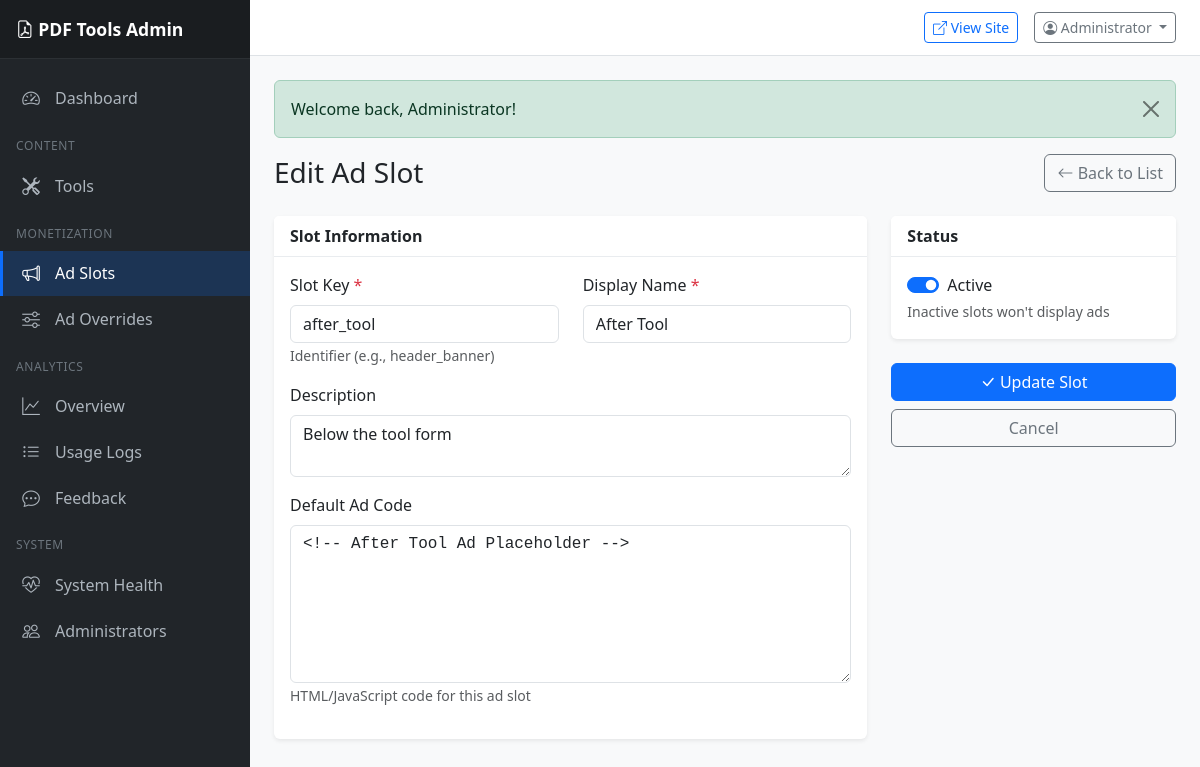
The page /admin/modules/ads/slot_edit.php?id=5 (signed in) on the database its author committed.
### tables this page shows
CREATE TABLE IF NOT EXISTS ad_slots (
    id INT AUTO_INCREMENT PRIMARY KEY,
    slot_key VARCHAR(50) NOT NULL UNIQUE,
    slot_name VARCHAR(100) NOT NULL,
    description TEXT,
    default_code TEXT,
    is_active TINYINT(1) NOT NULL DEFAULT 1,
    created_at TIMESTAMP DEFAULT CURRENT_TIMESTAMP,
    updated_at TIMESTAMP DEFAULT CURRENT_TIMESTAMP ON UPDATE CURRENT_TIMESTAMP,
    INDEX idx_slot_key (slot_key),
    INDEX idx_is_active (is_active)
);

### admin/config/config.php (called while the page is built, shortened)
<?php
function get_db_connection(): PDO {
    static $pdo = null;
    if ($pdo === null) {
        $dsn = sprintf(
            'mysql:host=%s;dbname=%s;charset=%s',
            DB_HOST,
            DB_NAME,
            DB_CHARSET
        );
        $options = [
            PDO::ATTR_ERRMODE => PDO::ERRMODE_EXCEPTION,
            PDO::ATTR_DEFAULT_FETCH_MODE => PDO::FETCH_ASSOC,
            PDO::ATTR_EMULATE_PREPARES => false,
        ];
        try {
            $pdo = new PDO($dsn, DB_USER, DB_PASS, $options);
        } catch (PDOException $e) {
            error_log('Database connection failed: ' . $e->getMessage());
            die('Database connection failed. Please check configuration.');
        }
    }
    return $pdo;
}
function is_logged_in(): bool {
    return isset($_SESSION['admin_id']) && !empty($_SESSION['admin_id']);
}
function get_current_admin(): ?array {
    static $admin = null;
    if ($admin === null) {
        $pdo = get_db_connection();
        $stmt = $pdo->prepare('SELECT * FROM admins WHERE id = ? AND is_active = 1');
        $stmt->execute([$_SESSION['admin_id']]);
        $admin = $stmt->fetch();
    }
    return $admin ?: null;
}
function has_role(string|array $roles): bool {
    $admin = get_current_admin();
    if (is_string($roles)) {
        $roles = [$roles];
    }
    return in_array($admin['role'], $roles);
}
function e(string $string): string {
    return htmlspecialchars($string, ENT_QUOTES, 'UTF-8');
}

### admin/includes/auth_check.php (called while the page is built, shortened)
<?php
require_once __DIR__ . '/../config/config.php';
$current_admin = get_current_admin();

### admin/modules/ads/slot_edit.php (the view, shortened to what this page needs)
<?php
require_once __DIR__ . '/../../includes/auth_check.php';
$pdo = get_db_connection();
$id = (int)($_GET['id'] ?? 0);
$is_edit = $id > 0;
$page_title = $is_edit ? 'Edit Ad Slot' : 'Add Ad Slot';
$slot = [
    'slot_key' => '',
    'slot_name' => '',
    'description' => '',
    'default_code' => '',
    'is_active' => 1
];
if ($is_edit) {
    $stmt = $pdo->prepare('SELECT * FROM ad_slots WHERE id = ?');
    $stmt->execute([$id]);
    $existing = $stmt->fetch();
    $slot = array_merge($slot, $existing);
}
include __DIR__ . '/../../includes/header.php';
include __DIR__ . '/../../includes/sidebar.php';
?>
<div class="d-flex justify-content-between align-items-center mb-4">
    <h1 class="h3 mb-0"><?php echo $page_title; ?></h1>
    <a href="<?php echo ADMIN_BASE_URL; ?>/modules/ads/slots_list.php" class="btn btn-outline-secondary">
        <i class="bi bi-arrow-left"></i> Back to List
    </a>
</div>
<form method="POST" action="<?php echo ADMIN_BASE_URL; ?>/modules/ads/slot_save.php">
    <div class="row">
        <div class="col-lg-8">
            <div class="card mb-4">
                <div class="card-header">Slot Information</div>
                <div class="card-body">
                    <div class="row mb-3">
                        <div class="col-md-6">
                            <label for="slot_key" class="form-label">Slot Key <span class="text-danger">*</span></label>
                            <input type="text" class="form-control" id="slot_key" name="slot_key"
                                   value="<?php echo e($slot['slot_key']); ?>" required
                                   pattern="[a-z0-9_]+" title="Lowercase letters, numbers, and underscores only"
                                   <?php echo $is_edit ? 'readonly' : ''; ?>>
                            <small class="text-muted">Identifier (e.g., header_banner)</small>
                        </div>
                        <div class="col-md-6">
                            <label for="slot_name" class="form-label">Display Name <span class="text-danger">*</span></label>
                            <input type="text" class="form-control" id="slot_name" name="slot_name"
                                   value="<?php echo e($slot['slot_name']); ?>" required>
                        </div>
                    </div>
                    <div class="mb-3">
                        <label for="description" class="form-label">Description</label>
                        <textarea class="form-control" id="description" name="description"
                                  rows="2"><?php echo e($slot['description']); ?></textarea>
                    </div>
                    <div class="mb-3">
                        <label for="default_code" class="form-label">Default Ad Code</label>
                        <textarea class="form-control" id="default_code" name="default_code"
                                  rows="6" style="font-family: monospace;"><?php echo e($slot['default_code']); ?></textarea>
                        <small class="text-muted">HTML/JavaScript code for this ad slot</small>
                    </div>
                </div>
            </div>
        </div>
        <div class="col-lg-4">
            <div class="card mb-4">
                <div class="card-header">Status</div>
                <div class="card-body">
                    <div class="form-check form-switch">
                        <input class="form-check-input" type="checkbox" id="is_active" name="is_active" value="1"
                               <?php echo $slot['is_active'] ? 'checked' : ''; ?>>
                        <label class="form-check-label" for="is_active">Active</label>
                    </div>
                    <small class="text-muted">Inactive slots won't display ads</small>
                </div>
            </div>
            <div class="d-grid gap-2">
                <button type="submit" class="btn btn-primary">
                    <i class="bi bi-check-lg"></i> <?php echo $is_edit ? 'Update Slot' : 'Create Slot'; ?>
                </button>
                <a href="<?php echo ADMIN_BASE_URL; ?>/modules/ads/slots_list.php" class="btn btn-outline-secondary">
                    Cancel
                </a>
            </div>
        </div>
    </div>
</form>
<?php include __DIR__ . '/../../includes/footer.php'; ?>

### admin/includes/sidebar.php (shortened to what this page needs)
<?php
$current_page = basename($_SERVER['PHP_SELF']);
$current_module = '';
if (strpos($_SERVER['REQUEST_URI'], '/modules/') !== false) {
    preg_match('/\/modules\/([^\/]+)/', $_SERVER['REQUEST_URI'], $matches);
    $current_module = $matches[1] ?? '';
}
?>
<nav class="sidebar">
    <div class="sidebar-brand">
        <a href="<?php echo ADMIN_BASE_URL; ?>/dashboard.php">
            <i class="bi bi-file-earmark-pdf"></i> <?php echo ADMIN_SITE_NAME; ?>
        </a>
    </div>
    <div class="sidebar-nav">
        <a href="<?php echo ADMIN_BASE_URL; ?>/dashboard.php"
           class="nav-link <?php echo $current_page === 'dashboard.php' ? 'active' : ''; ?>">
            <i class="bi bi-speedometer2"></i> Dashboard
        </a>
        <div class="nav-section">Content</div>
        <a href="<?php echo ADMIN_BASE_URL; ?>/modules/tools/list.php"
           class="nav-link <?php echo $current_module === 'tools' ? 'active' : ''; ?>">
            <i class="bi bi-tools"></i> Tools
        </a>
        <?php if (has_role(['super_admin', 'ad_manager'])): ?>
        <div class="nav-section">Monetization</div>
        <a href="<?php echo ADMIN_BASE_URL; ?>/modules/ads/slots_list.php"
           class="nav-link <?php echo $current_module === 'ads' && strpos($current_page, 'slot') !== false ? 'active' : ''; ?>">
            <i class="bi bi-megaphone"></i> Ad Slots
        </a>
        <a href="<?php echo ADMIN_BASE_URL; ?>/modules/ads/overrides_list.php"
           class="nav-link <?php echo $current_module === 'ads' && strpos($current_page, 'override') !== false ? 'active' : ''; ?>">
            <i class="bi bi-sliders"></i> Ad Overrides
        </a>
        <?php endif; ?>
        <div class="nav-section">Analytics</div>
        <a href="<?php echo ADMIN_BASE_URL; ?>/modules/analytics/overview.php"
           class="nav-link <?php echo $current_module === 'analytics' && $current_page === 'overview.php' ? 'active' : ''; ?>">
            <i class="bi bi-graph-up"></i> Overview
        </a>
        <a href="<?php echo ADMIN_BASE_URL; ?>/modules/analytics/logs.php"
           class="nav-link <?php echo $current_module === 'analytics' && $current_page === 'logs.php' ? 'active' : ''; ?>">
            <i class="bi bi-list-ul"></i> Usage Logs
        </a>
        <a href="<?php echo ADMIN_BASE_URL; ?>/modules/feedback/list.php"
           class="nav-link <?php echo $current_module === 'feedback' ? 'active' : ''; ?>">
            <i class="bi bi-chat-dots"></i> Feedback
        </a>
        <?php if (has_role('super_admin')): ?>
        <div class="nav-section">System</div>
        <a href="<?php echo ADMIN_BASE_URL; ?>/modules/system/health.php"
           class="nav-link <?php echo $current_module === 'system' ? 'active' : ''; ?>">
            <i class="bi bi-heart-pulse"></i> System Health
        </a>
        <a href="<?php echo ADMIN_BASE_URL; ?>/modules/admins/list.php"
           class="nav-link <?php echo $current_module === 'admins' ? 'active' : ''; ?>">
            <i class="bi bi-people"></i> Administrators
        </a>
        <?php endif; ?>
    </div>
</nav>
<div class="main-content">
    <div class="top-navbar">
        <div class="d-flex align-items-center gap-3">
            <a href="<?php echo PUBLIC_BASE_URL; ?>/" target="_blank" class="btn btn-sm btn-outline-primary">
                <i class="bi bi-box-arrow-up-right"></i> View Site
            </a>
            <div class="dropdown">
                <button class="btn btn-sm btn-outline-secondary dropdown-toggle" type="button" data-bs-toggle="dropdown">
                    <i class="bi bi-person-circle"></i> <?php echo e($current_admin['name']); ?>
                </button>
            </div>
        </div>
    </div>
    <div class="content-wrapper">
        <?php include __DIR__ . '/flash.php'; ?>

### admin/includes/header.php (style rules this page uses)
:root { --sidebar-width: 250px; }
body { min-height: 100vh; background-color: #f8f9fa; }
.sidebar { position: fixed; top: 0; left: 0; width: var(--sidebar-width); height: 100vh; background: #212529; padding: 0; overflow-y: auto; z-index: 1000; }
.sidebar-brand { padding: 1rem; background: #1a1d20; border-bottom: 1px solid #2c3034; }
.sidebar-brand a { color: #fff; text-decoration: none; font-weight: 600; font-size: 1.1rem; }
.sidebar-nav { padding: 1rem 0; }
.sidebar-nav .nav-section { padding: 0.5rem 1rem; font-size: 0.75rem; text-transform: uppercase; letter-spacing: 0.05em; color: #6c757d; margin-top: 0.5rem; }
.sidebar-nav .nav-link { padding: 0.6rem 1rem; color: #adb5bd; display: flex; align-items: center; gap: 0.75rem; transition: all 0.2s; border-left: 3px solid transparent; }
.sidebar-nav .nav-link.active { color: #fff; background: rgba(13, 110, 253, 0.2); border-left-color: #0d6efd; }
.sidebar-nav .nav-link i { font-size: 1.1rem; width: 1.5rem; text-align: center; }
.main-content { margin-left: var(--sidebar-width); min-height: 100vh; }
.top-navbar { background: #fff; border-bottom: 1px solid #dee2e6; padding: 0.75rem 1.5rem; display: flex; justify-content: space-between; align-items: center; }
.content-wrapper { padding: 1.5rem; }
.card { border: none; box-shadow: 0 0.125rem 0.25rem rgba(0, 0, 0, 0.075); }
.card-header { background: #fff; border-bottom: 1px solid #e9ecef; font-weight: 600; }

### rows shown on the page
ad_slots: slot_key "after_tool", slot_name "After Tool", description "Below the tool form", default_code "<!-- After Tool Ad Placeholder -->", is_active "☑"

### other values the page prints
ADMIN_SITE_NAME "PDF Tools Admin"
$current_admin['name'] "Administrator"
$flash['message'] "Welcome back, Administrator!"
$page_title "Edit Ad Slot"
